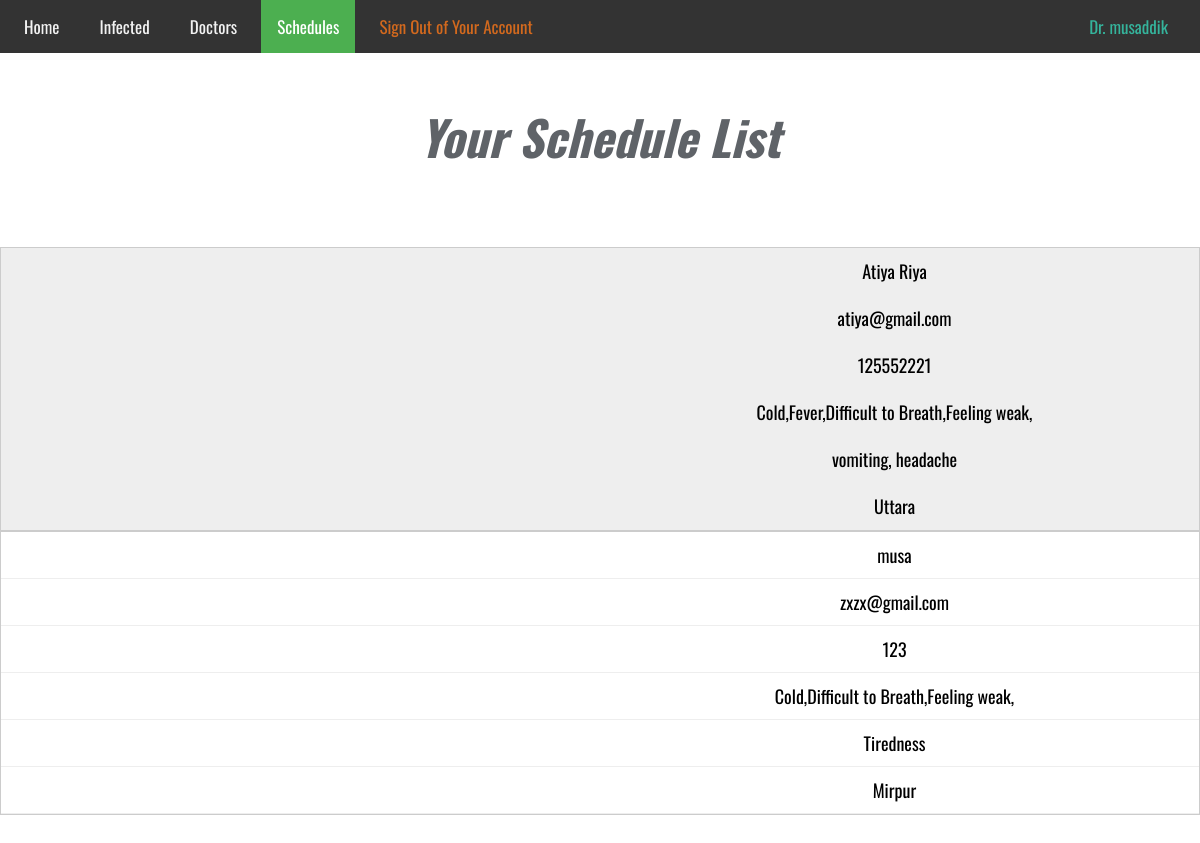
The page /schedule.php (signed in) on the database its author committed.
### tables this page shows
CREATE TABLE `appointment` (
  `p_id` int(11) NOT NULL,
  `p_name` varchar(20) NOT NULL,
  `p_email` varchar(20) NOT NULL,
  `p_phone` int(11) NOT NULL,
  `symptoms` text NOT NULL,
  `other_issues` text NOT NULL,
  `living_area` varchar(20) NOT NULL,
  `app_doc_id` int(11) NOT NULL
);

### schedule.php (the view, shortened to what this page needs)
<!DOCTYPE html>
<html lang="en">
<head>
  <link rel="stylesheet" href="css/style.css">
   <link rel="stylesheet" href="https://cdnjs.cloudflare.com/ajax/libs/font-awesome/4.7.0/css/font-awesome.min.css">
</head>
<body>
<div class="topnav" id="myTopnav">
    <a href="index.php">Home</a>
    <a href="infected.php">Infected</a>
    <a href="doctors.php">Doctors</a>
<?php
      if(isset($_SESSION['id']))
      {
?>
          <a href="schedule.php" class="active">Schedules</a>
          <a  style=" color: #35b49c ; right: 1rem;   position: absolute;"><?=$_SESSION['username'];?></a>
  <?php    }
      else{
        echo "";
      }
if(isset($_SESSION['id'])){
  ?>
   <a id="sign_out" href="logout.php" style="color:chocolate;">Sign Out of Your Account</a>
  <?php
}
else{
  echo "";
}
?>
  </div>
<div class="counter_header">
      <h3> Your Schedule List </h3>
</div>
  <table>
  <tbody>
<?php
include ('includes/dbh.inc.php');
$d_id=$_SESSION['id'] ;
$appsql =  " SELECT * FROM appointment where (app_doc_id = '$d_id') order by p_id desc ";
$result = $conn->query($appsql);
if ($result->num_rows> 0) {
  while($row = $result->fetch_assoc()) {
    ?>
<tr>
    <td data-column="  " value =" "><?php echo $row['p_name'] ?></td>
    <td data-column="  "  value =" "><?php echo $row['p_email'] ?></td>
    <td data-column="  "  value =" "><?php echo $row['p_phone'] ?></td>
    <td data-column=" "  value =" "><?php echo $row['symptoms'] ?></td>
    <td data-column=" "  value =" "><?php echo $row['other_issues'] ?></td>
    <td data-column=" "  value =" "><?php echo $row['living_area'] ?></td>
</tr>
<?php
  }
} else {
  ?>
  <tr>
    <td colspan="6" style="text-align:center;">NO SCHEDULE</td>
</tr>
  <?php
}
?>
  </tbody>
</table>
</body>
</html>

### css/style.css (style rules this page uses)
* { margin: 0; padding: 0; box-sizing: border-box; font-family: 'Oswald', sans-serif; font-size: 1em; }
.topnav { background-color: #333; overflow: hidden; }
.topnav button, .topnav a { float: left; display: block; color: #f2f2f2; text-align: center; padding: 14px 16px; text-decoration: none; font-size: 17px; transition: all .4s; -webkit-transition: all .4s; -moz-transition: all .4s; -ms-transition: all .4s; -o-transition: all .4s; margin-left: .5rem; }
.topnav a.active { background-color: #4CAF50; color: white; }
table { width: 75%; border-collapse: collapse; margin:50px auto; }
tr:nth-of-type(odd) { background: #eee; }
td, th { padding: 10px; border: 1px solid #ccc; text-align: center; font-size: 18px; }
@media only screen and (max-width: 760px),
(min-device-width: 768px) and (max-device-width: 1024px) { table { width: 100%; } }
@media only screen and (max-width: 760px),
(min-device-width: 768px) and (max-device-width: 1024px) { table, thead, tbody, th, td, tr { display: block; } }
@media only screen and (max-width: 760px),
(min-device-width: 768px) and (max-device-width: 1024px) { tr { border: 1px solid #ccc; } }
@media only screen and (max-width: 760px),
(min-device-width: 768px) and (max-device-width: 1024px) { td { border: none; border-bottom: 1px solid #eee; position: relative; padding-left: 50%; } }
@media only screen and (max-width: 760px),
(min-device-width: 768px) and (max-device-width: 1024px) { td:before { position: absolute; top: 6px; left: 6px; width: 45%; padding-right: 10px; white-space: nowrap; content: attr(data-column); color: #000; font-weight: bold; } }
.counter_header { position: relative; height: 6rem; padding-top: 3rem; padding-bottom: 6rem; text-align: center; font-size: 3rem; font-family: 'Oswald', sans-serif; color: #5F6368; font-weight: 700; font-style: italic; }

### rows shown on the page
appointment: p_name "Atiya Riya", p_email "atiya@gmail.com", p_phone "125552221", symptoms "Cold,Fever,Difficult to Breath,Feeling weak,", other_issues "vomiting, headache", living_area "Uttara"
appointment: p_name "musa", p_email "zxzx@gmail.com", p_phone "123", symptoms "Cold,Difficult to Breath,Feeling weak,", other_issues "Tiredness", living_area "Mirpur"

### other values the page prints
$_SESSION['username'] "Dr. musaddik"
